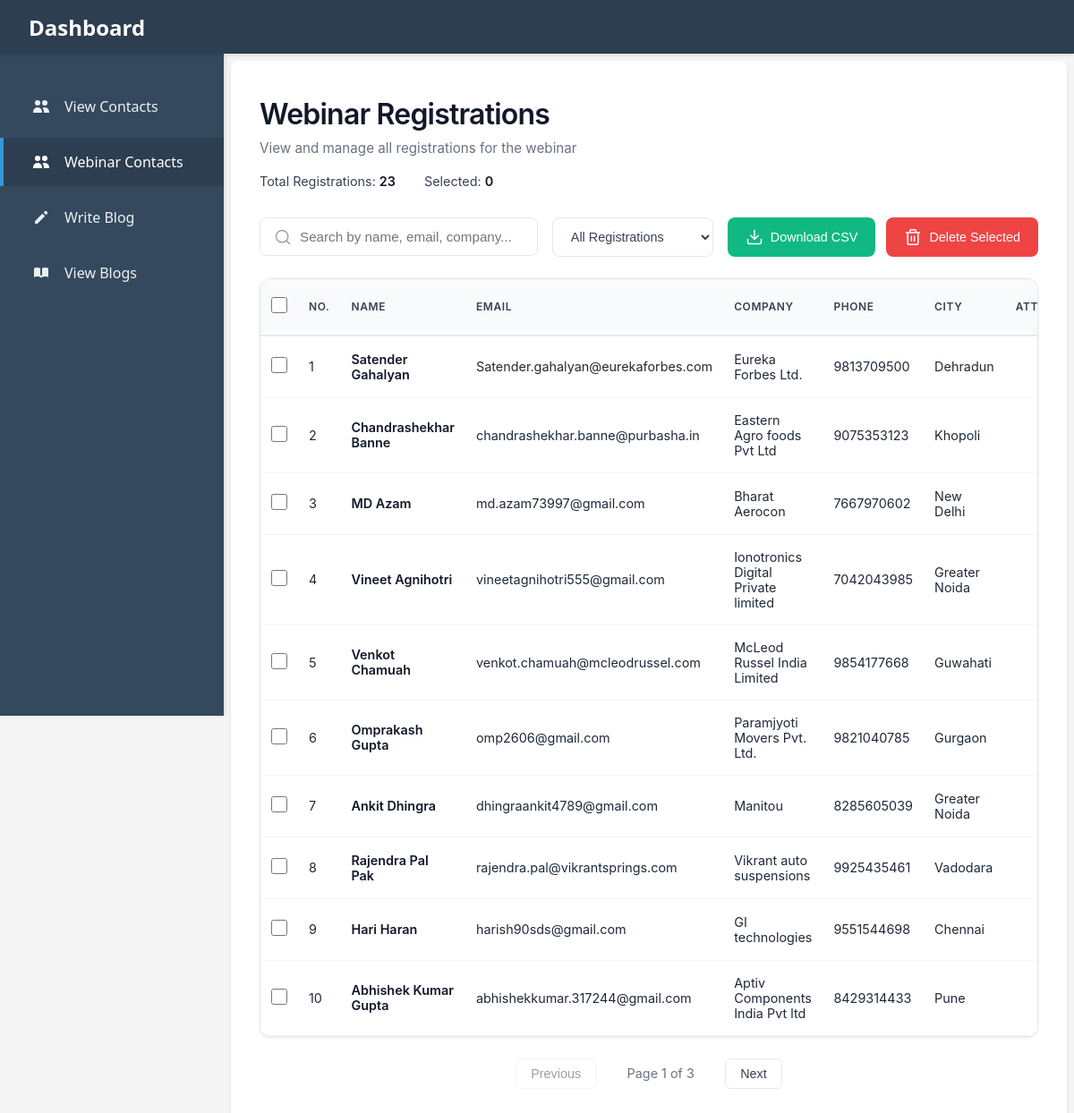
Screenshot of /webinar_list/ with the database file from the repository.
### blog/models.py (models this page shows, shortened)
class WebinarRegistration(models.Model):
    first_name = models.CharField(max_length=100)
    last_name = models.CharField(max_length=100)
    company_name = models.CharField(max_length=150)
    email = models.EmailField()
    phone = models.CharField(max_length=15)
    city = models.CharField(max_length=100,null=True,blank=True)  # ✅ NEW
    attended = models.BooleanField(default=False)  # ✅ NEW
    created_at = models.DateTimeField(auto_now_add=True)

### blog/views.py (the view)
# urls.py: path("webinar_list/", webinar_list, name="webinar_list"),
def webinar_list(request):
    Webinar = WebinarRegistration.objects.all().order_by("-id")  # latest first
    return render(request, "webinar_contact.html", {"registrations": Webinar})

### blog/templates/webinar_contact.html (shortened to what this page needs)
{% extends "base.html" %}
{% block content %}
<div class="webinar-registrations">
    <div class="page-header">
        <h1>Webinar Registrations</h1>
        <p>View and manage all registrations for the webinar</p>
        <div class="stats-row">
            <div class="stat-item">
                Total Registrations: <strong id="totalCount">{{ registrations|length }}</strong>
            </div>
            <div class="stat-item">
                Selected: <strong id="selectedCount">0</strong>
            </div>
        </div>
    </div>
    <div class="actions">
        <div class="search-box">
            <input
                type="text"
                class="search-input"
                id="searchInput"
                placeholder="Search by name, email, company..."
                onkeyup="filterTable()"
            >
        </div>
        <select class="filter-select" id="attendedFilter" onchange="filterTable()">
            <option value="all">All Registrations</option>
        </select>
        <div class="action-buttons">
            <button class="btn btn-download" onclick="downloadCSV()">
                Download CSV
            </button>
            <button class="btn btn-delete" onclick="deleteSelected()">
                Delete Selected
            </button>
        </div>
    </div>
    <div class="table-container">
        <table id="registrationsTable">
            <thead>
                <tr>
                    <th style="width: 50px;">
                        <input type="checkbox" id="selectAll" onclick="toggleSelectAll(this)">
                    </th>
                    <th style="width: 60px;">No.</th>
                    <th>Name</th>
                    <th>Email</th>
                    <th>Company</th>
                    <th>Phone</th>
                    <th>City</th>
                    <th style="text-align: center; width: 100px;">Attended</th>
                </tr>
            </thead>
            <tbody id="tableBody">
                {% for reg in registrations %}
                <tr data-id="{{ reg.id }}">
                    <td><input type="checkbox" class="row-checkbox"></td>
                    <td class="row-number"></td>
                    <td><strong>{{ reg.first_name }} {{ reg.last_name }}</strong></td>
                    <td>{{ reg.email }}</td>
                    <td>{{ reg.company_name|default:"—" }}</td>
                    <td>{{ reg.phone|default:"—" }}</td>
                    <td>{{ reg.city|default:"—" }}</td>
                    <td style="text-align: center;">
                    </td>
                </tr>
                {% endfor %}
            </tbody>
        </table>
    </div>
    <div class="pagination" id="pagination">
        <button class="pagination-btn" onclick="changePage(-1)" id="prevBtn">
            Previous
        </button>
        <span id="pageInfo"></span>
        <button class="pagination-btn" onclick="changePage(1)" id="nextBtn">
            Next
        </button>
    </div>
</div>
{% endblock %}

### blog/templates/base.html (style rules this page uses)
* { margin: 0; padding: 0; box-sizing: border-box; }
body { font-family: 'Segoe UI', Tahoma, Geneva, Verdana, sans-serif; background-color: #f5f5f5; }

### blog/templates/webinar_contact.html (style rules this page uses)
* { margin: 0; padding: 0; box-sizing: border-box; }
.webinar-registrations { max-width: 1400px; margin: 0 auto; padding: 2rem 1.5rem; font-family: -apple-system, BlinkMacSystemFont, 'Segoe UI', Roboto, sans-serif; }
.page-header { margin-bottom: 2rem; }
.page-header h1 { font-size: 2rem; font-weight: 600; color: #111827; margin-bottom: 0.5rem; letter-spacing: -0.025em; }
.page-header p { color: #6b7280; font-size: 0.95rem; line-height: 1.5; }
.stats-row { display: flex; gap: 2rem; margin-top: 1rem; align-items: center; }
.stat-item { font-size: 0.9rem; color: #374151; }
.stat-item strong { color: #111827; font-weight: 600; }
.actions { margin-bottom: 1.5rem; display: flex; justify-content: space-between; align-items: center; gap: 1rem; flex-wrap: wrap; }
.search-box { position: relative; flex: 1; max-width: 400px; }
.search-input { width: 100%; padding: 0.75rem 1rem 0.75rem 2.75rem; border: 1px solid #e5e7eb; border-radius: 0.5rem; font-size: 0.95rem; transition: all 0.2s; outline: none; }
.filter-select { padding: 0.75rem 1rem; border: 1px solid #e5e7eb; border-radius: 0.5rem; font-size: 0.9rem; color: #374151; background-color: white; cursor: pointer; transition: all 0.2s; outline: none; min-width: 180px; }
.action-buttons { display: flex; gap: 0.75rem; }
.btn { display: inline-flex; align-items: center; gap: 0.5rem; padding: 0.75rem 1.25rem; border-radius: 0.5rem; cursor: pointer; border: none; font-size: 0.9rem; font-weight: 500; transition: all 0.2s; outline: none; }
.btn-download { background-color: #10b981; color: white; }
.btn-delete { background-color: #ef4444; color: white; }
.table-container { background: white; border-radius: 0.75rem; overflow-x: auto; overflow-y: hidden; box-shadow: 0 1px 3px rgba(0, 0, 0, 0.1); border: 1px solid #e5e7eb; }
table { width: 100%; border-collapse: collapse; }
th, td { padding: 1rem 0.75rem; text-align: left; font-size: 0.9rem; }
thead { background: #f9fafb; border-bottom: 2px solid #e5e7eb; }
th { font-weight: 600; color: #374151; text-transform: uppercase; font-size: 0.75rem; letter-spacing: 0.05em; }
tbody tr { border-bottom: 1px solid #f3f4f6; transition: background-color 0.15s; }
td { color: #1f2937; }
td strong { font-weight: 600; color: #111827; }
input[type="checkbox"] { width: 18px; height: 18px; cursor: pointer; accent-color: #3b82f6; }
.pagination { display: flex; justify-content: center; align-items: center; margin-top: 1.5rem; gap: 0.75rem; }
.pagination-btn { padding: 0.5rem 1rem; border: 1px solid #e5e7eb; background: white; cursor: pointer; border-radius: 0.375rem; font-size: 0.9rem; font-weight: 500; color: #374151; transition: all 0.2s; }
.pagination-btn:disabled { opacity: 0.5; cursor: not-allowed; }
#pageInfo { font-size: 0.9rem; color: #6b7280; min-width: 120px; text-align: center; }

### rows the page displays
WebinarRegistration: first_name "Satender", last_name "Gahalyan", email "Satender.gahalyan@eurekaforbes.com", company_name "Eureka Forbes Ltd.", phone "9813709500", city "Dehradun"
WebinarRegistration: first_name "Chandrashekhar", last_name "Banne", email "chandrashekhar.banne@purbasha.in", company_name "Eastern Agro foods Pvt Ltd", phone "9075353123", city "Khopoli"
WebinarRegistration: first_name "MD", last_name "Azam", email "md.azam73997@gmail.com", company_name "Bharat Aerocon", phone "7667970602", city "New Delhi"
WebinarRegistration: first_name "Vineet", last_name "Agnihotri", email "vineetagnihotri555@gmail.com", company_name "Ionotronics Digital Private limited", phone "7042043985", city "Greater Noida"
WebinarRegistration: first_name "Venkot", last_name "Chamuah", email "venkot.chamuah@mcleodrussel.com", company_name "McLeod Russel India Limited", phone "9854177668", city "Guwahati"
WebinarRegistration: first_name "Omprakash", last_name "Gupta", email "omp2606@gmail.com", company_name "Paramjyoti Movers Pvt. Ltd.", phone "9821040785", city "Gurgaon"
WebinarRegistration: first_name "Ankit", last_name "Dhingra", email "dhingraankit4789@gmail.com", company_name "Manitou", phone "8285605039", city "Greater Noida"
WebinarRegistration: first_name "Rajendra Pal", last_name "Pak", email "rajendra.pal@vikrantsprings.com", company_name "Vikrant auto suspensions", phone "9925435461", city "Vadodara"
WebinarRegistration: first_name "Hari", last_name "Haran", email "harish90sds@gmail.com", company_name "GI technologies", phone "9551544698", city "Chennai"
WebinarRegistration: first_name "Abhishek Kumar", last_name "Gupta", email "abhishekkumar.317244@gmail.com", company_name "Aptiv Components India Pvt ltd", phone "8429314433", city "Pune"

### other values shown
{{ registrations|length }} "23"
